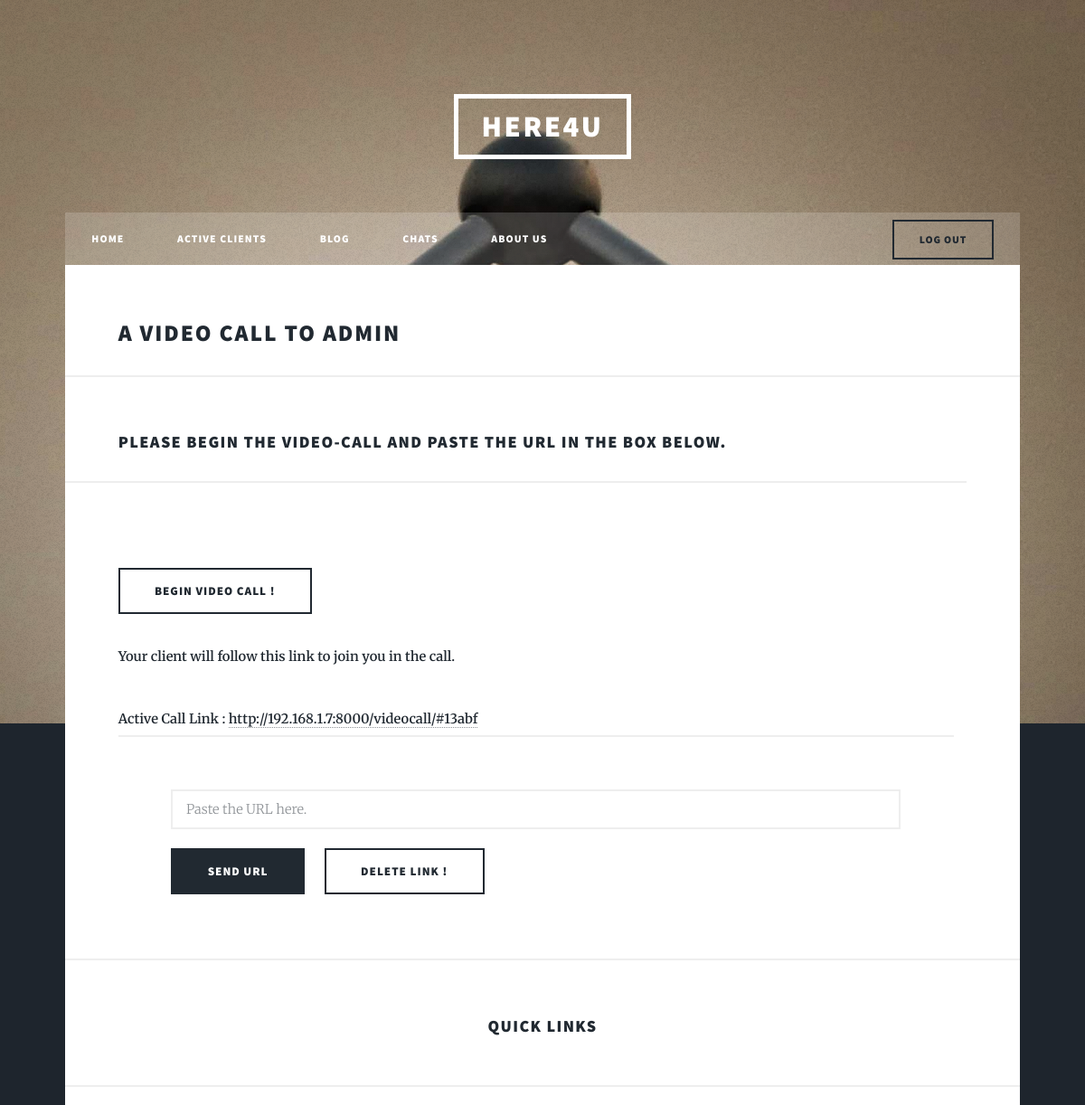
/connect-client/1/ (signed in, upper part), run on an earlier commit of the app's database.
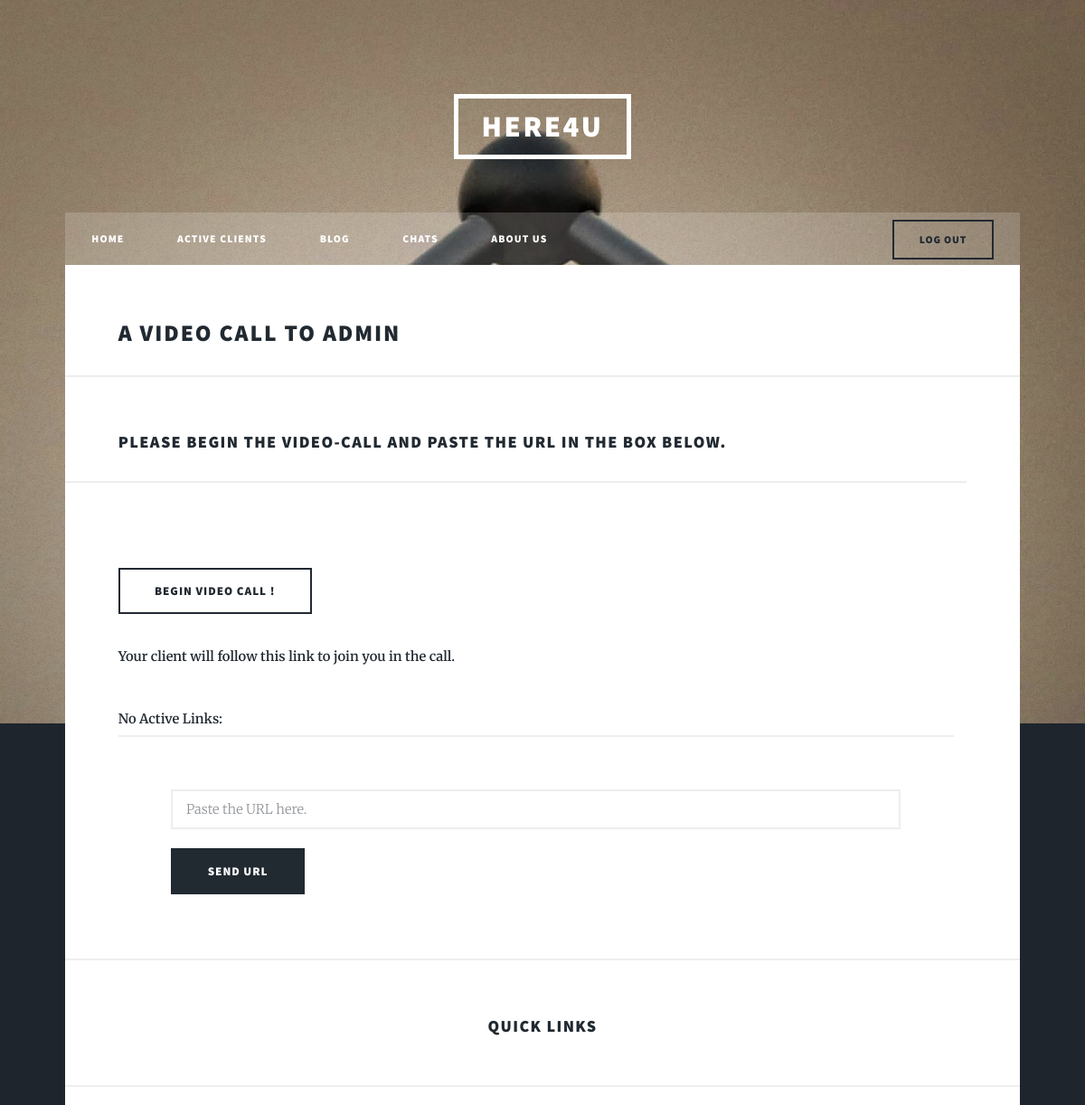
And on a later commit of the database.
### client/models.py (models this page shows)
class VideoCallLink(models.Model):
    counsellor =  models.OneToOneField(User,on_delete=models.SET_NULL,null=True)
    client =  models.ForeignKey(User,on_delete=models.SET_NULL,null=True,related_name='cl_video')
    link = models.TextField()
    def __str__(self):
        return self.link

### client/views.py (the view)
# urls.py: path('connect-client/<int:pk>/',views.interfaceClient,name="connect-client"),
@login_required
def interfaceClient(request,pk):
    user_check = True
    if request.user.is_authenticated:
        coun = Counsellordata.objects.all().filter(User=request.user)
        if coun:
            user_check = False
    Client = User.objects.get(id=pk)
    name = Client.first_name
    try:
        curr_links = VideoCallLink.objects.get(counsellor=request.user)
    except:
        curr_links = None
    if request.method=='POST':
        VideoCallLink.objects.filter(counsellor=request.user).delete()
        video_link = VideoCallLink.objects.create(counsellor = request.user,client = Client, link = request.POST["videocall-link"])
        return redirect(interfaceClient,pk=pk)
    return render(request,'client/connect-client.html',{"links":curr_links,"client":user_check,"name":name})

### client/templates/client/connect-client.html (shortened to what this page needs)
{%extends "client/base.html"%}
{%block home_state%}<li>{%endblock%}
	{%block active_state%}
<li>{%endblock%}
	{%block blog_state%}
<li>{%endblock%}
	{%block message_state%}
<li>{%endblock%}
	{%block about_state%}
<li>{%endblock%}
	{%block content%}
	<h2>A Video call to {{name}}</h2>
	<h3>Please begin the video-call and paste the url in the box below.</h3>
	<div id="main">
		<b>
			<ul class="actions">
				<li><a class="button big" href="{%url 'video-call'%}" target="_blank">Begin Video call !</a></li>
			</ul>
			Your client will follow this link to join you in the call.
			<br>
			<br>
			{%if links%}
			Active Call Link : <a href={{links}} target="_blank">{{links}}</a>
		</b>
		{%else%}
		No Active Links: </b>
		{%endif%}
		<form method="POST">
			<input type="text" name="videocall-link" placeholder="Paste the URL here." />
			<input type="submit" class="special button big" value="Send URL" />
			<p>&ensp;&ensp;&ensp;</p>
			{%if links%}
			<a class="button big" href="{%url 'delete-link' pk=links.pk%}">Delete Link !</a>
			{%endif%}
		</form>
	</div>
	{%endblock%}

What changed in the data, as far as the page shows it:
removed VideoCallLink: link "http://192.168.1.7:8000/videocall/#13abf"
Also different on the page:
text no longer shown: "Active Call Link : DELETE LINK !"
text now shown: "No Active Links:"
